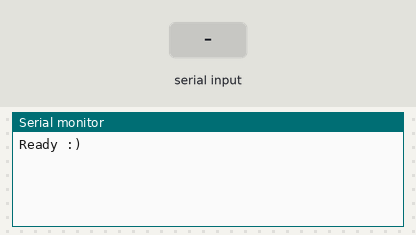
Bench run of a sketch on a simulated Arduino Mega 2560, built with avr-gcc and run on an emulated ATmega2560. Shown: the last lines printed to the serial monitor. The inputs (shaded band) are chosen by the test bench.

Above: at 2.2 s.
2.3 s: "1" received over the second serial link
At 3.1 s:
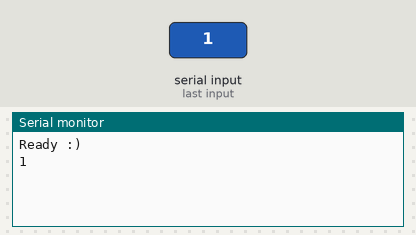
3.8 s: "0" received over the second serial link
At 4.3 s:
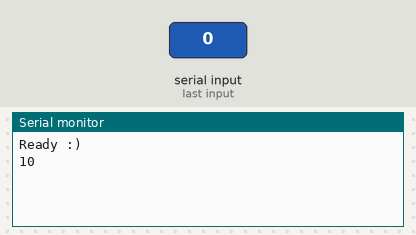

The sketch:

Serial-test.ino
```cpp
#define hm Serial3

/************
 * Remember to use both NL and CR
 ************/
void setup() {
  // put your setup code here, to run once:
  Serial.begin(9600);
  hm.begin(9600);
  delay(1000);
  Serial.println("Ready :)");
}

void loop() {
  // put your main code here, to run repeatedly:
  while(hm.available())
    Serial.print((char)hm.read());
  while(Serial.available())
    hm.write(Serial.read());

}
```

Measured:
- after the input at 2.3 s, the serial monitor: prints a new line at once (image 1)
- after the input at 3.8 s, the serial monitor: prints a new line at once (image 2)
